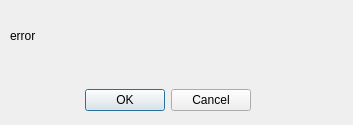
<?xml version="1.0" encoding="UTF-8"?>
<ui version="4.0">
 <class>error</class>
 <widget class="QDialog" name="error">
  <property name="geometry">
   <rect>
    <x>0</x>
    <y>0</y>
    <width>353</width>
    <height>125</height>
   </rect>
  </property>
  <property name="windowTitle">
   <string>Dialog</string>
  </property>
  <widget class="QDialogButtonBox" name="buttonBox">
   <property name="geometry">
    <rect>
     <x>30</x>
     <y>80</y>
     <width>221</width>
     <height>41</height>
    </rect>
   </property>
   <property name="orientation">
    <enum>Qt::Horizontal</enum>
   </property>
   <property name="standardButtons">
    <set>QDialogButtonBox::Cancel|QDialogButtonBox::Ok</set>
   </property>
  </widget>
  <widget class="QLabel" name="label">
   <property name="geometry">
    <rect>
     <x>10</x>
     <y>10</y>
     <width>221</width>
     <height>51</height>
    </rect>
   </property>
   <property name="text">
    <string>error</string>
   </property>
  </widget>
 </widget>
 <resources/>
 <connections>
  <connection>
   <sender>buttonBox</sender>
   <signal>accepted()</signal>
   <receiver>error</receiver>
   <slot>accept()</slot>
   <hints>
    <hint type="sourcelabel">
     <x>248</x>
     <y>254</y>
    </hint>
    <hint type="destinationlabel">
     <x>157</x>
     <y>274</y>
    </hint>
   </hints>
  </connection>
  <connection>
   <sender>buttonBox</sender>
   <signal>rejected()</signal>
   <receiver>error</receiver>
   <slot>reject()</slot>
   <hints>
    <hint type="sourcelabel">
     <x>316</x>
     <y>260</y>
    </hint>
    <hint type="destinationlabel">
     <x>286</x>
     <y>274</y>
    </hint>
   </hints>
  </connection>
 </connections>
</ui>
